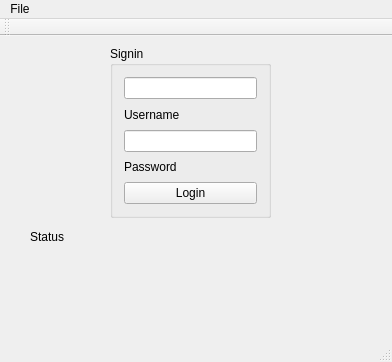
<?xml version="1.0" encoding="UTF-8"?>
<ui version="4.0">
 <class>Login</class>
 <widget class="QMainWindow" name="Login">
  <property name="geometry">
   <rect>
    <x>0</x>
    <y>0</y>
    <width>392</width>
    <height>362</height>
   </rect>
  </property>
  <property name="windowTitle">
   <string>Login</string>
  </property>
  <widget class="QWidget" name="centralWidget">
   <widget class="QLabel" name="statusLabel">
    <property name="geometry">
     <rect>
      <x>30</x>
      <y>190</y>
      <width>241</width>
      <height>21</height>
     </rect>
    </property>
    <property name="text">
     <string>Status</string>
    </property>
   </widget>
   <widget class="QGroupBox" name="groupBox">
    <property name="geometry">
     <rect>
      <x>110</x>
      <y>10</y>
      <width>161</width>
      <height>172</height>
     </rect>
    </property>
    <property name="title">
     <string>Signin</string>
    </property>
    <layout class="QVBoxLayout" name="verticalLayout">
     <item>
      <widget class="QLineEdit" name="lineEditUser"/>
     </item>
     <item>
      <widget class="QLabel" name="usernameLabel">
       <property name="text">
        <string>Username</string>
       </property>
      </widget>
     </item>
     <item>
      <widget class="QLineEdit" name="lineEditPassword"/>
     </item>
     <item>
      <widget class="QLabel" name="passwordLabel">
       <property name="text">
        <string>Password</string>
       </property>
      </widget>
     </item>
     <item>
      <widget class="QPushButton" name="pushButton">
       <property name="text">
        <string>Login</string>
       </property>
      </widget>
     </item>
    </layout>
   </widget>
  </widget>
  <widget class="QMenuBar" name="menuBar">
   <property name="geometry">
    <rect>
     <x>0</x>
     <y>0</y>
     <width>392</width>
     <height>26</height>
    </rect>
   </property>
   <widget class="QMenu" name="menuFile">
    <property name="title">
     <string>File</string>
    </property>
    <addaction name="actionNew"/>
    <addaction name="actionLog_Out"/>
   </widget>
   <addaction name="menuFile"/>
  </widget>
  <widget class="QToolBar" name="mainToolBar">
   <attribute name="toolBarArea">
    <enum>TopToolBarArea</enum>
   </attribute>
   <attribute name="toolBarBreak">
    <bool>false</bool>
   </attribute>
  </widget>
  <widget class="QStatusBar" name="statusBar"/>
  <action name="actionNew">
   <property name="text">
    <string>New</string>
   </property>
  </action>
  <action name="actionLog_Out">
   <property name="text">
    <string>Log Out</string>
   </property>
  </action>
 </widget>
 <layoutdefault spacing="6" margin="11"/>
 <resources/>
 <connections/>
</ui>
